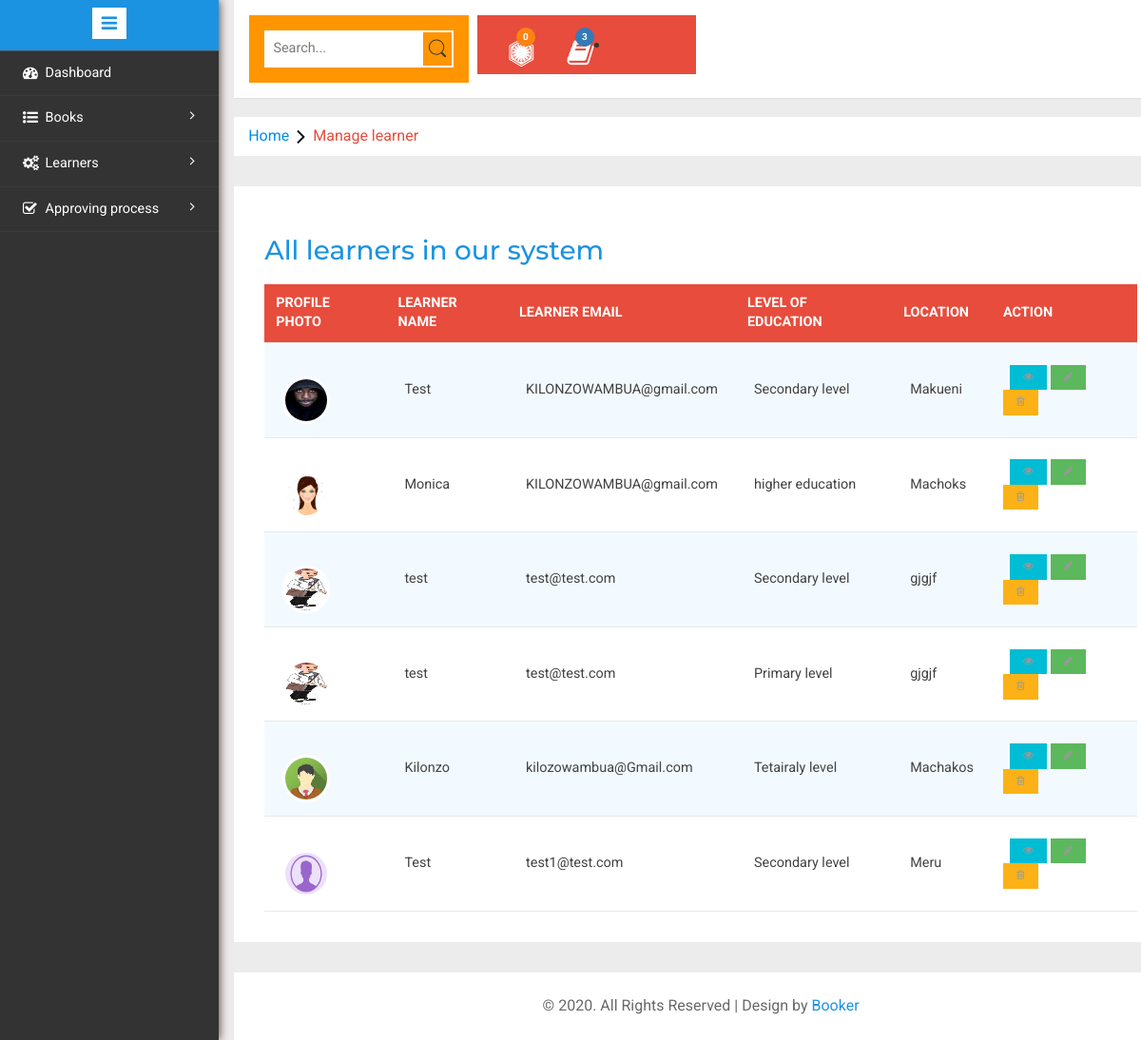
The app's page /librarian/managelearners.php with its own data.
### tables this page shows
CREATE TABLE `learner` (
  `lid` int(11) NOT NULL,
  `lname` varchar(100) DEFAULT NULL,
  `levelofedu` varchar(100) DEFAULT NULL,
  `email` varchar(200) DEFAULT NULL,
  `location` varchar(100) DEFAULT NULL,
  `penalty` varchar(200) DEFAULT 'inactive',
  `limage` varchar(120) DEFAULT NULL,
  `password` varchar(200) DEFAULT NULL
);

### librarian/managelearners.php (the view, shortened to what this page needs)
<?php
include('includes/header.php');
include('includes/navbar.php');
?>
				</div>
<ol class="breadcrumb">
                <li class="breadcrumb-item"><a href="index.php">Home</a><i class="fa fa-angle-right"></i>Manage learner</li>
            </ol>
<div class="agile-grids">
				<div class="agile-tables">
					<div class="w3l-table-info">
					  <h2>All  learners in our system</h2>
					    <table id="table">
						<thead>
						  <tr>
                          <th>Profile photo</th>
							<th>Learner name</th>
                            <th>Learner email</th>
							<th>Level of Education</th>
                            <th>Location</th>
                            <th>Action</th>
						  </tr>
						</thead>
						<tbody>
                          <?php
$ret="SELECT * FROM learner";
                    $stmt= $conn->prepare($ret) ;
                    $stmt->execute() ;
                    $res=$stmt->get_result();
                    while($row=$res->fetch_object())
                    	  {
                              ?>
                              <tr>
							<td>
                            <div class="profile_img">
												<span class="prfil-img"><img src="photos/<?php echo $row->limage; ?>" alt=""> </span></div>
                            </td>
							<td><?php echo $row->lname; ?></td>
							<td><?php echo $row->email; ?></td>
							<td><?php echo $row->levelofedu; ?></td>
                            <td><?php echo $row->location; ?></td>
                            <td>
                 <a href='viewsinglelearner.php?lid=<?php echo $row->lid;?>'><button class="btn btn-primary btn-sm"><i class="fa fa-eye"></i></button></a>
                  <a href='editsinglelearner.php?lid=<?php echo $row->lid;?>'><button class="btn btn-success btn-sm"><i class="fa fa-pencil"></i></button></a>
                  <a href='managelearners.php?del=<?php echo $row->lid;?>' onClick= "return confirm('Do you want to remove this learner?');"><button class="btn btn-danger btn-sm"><i class="fa fa-trash-o "></i></button></a>
                  </td>
                </tr>
                          <?php } ?>
						</tbody>
					  </table>
					</div>
                    </div>
                    </div>
<?php include('includes/footer.php'); ?>

### librarian/css/table-style.css (style rules this page uses)
table { background: white; border-collapse: collapse; margin: 1.25em 0 0; width: 100%; }
table tr, table th, table td { border: none; border-bottom: 1px solid #e8e8e8; font-size: .95em; }
table th, table td { padding: 10px 12px; text-align: left; }
table th { background: #e74c3c; color: #fff; text-transform: uppercase; }
table tr td { background: #f3faff; color: #424242; }
table tr:nth-of-type(2n+2) td { background: #ffffff; }
table { width: 100%; }

### records on screen
learner: limage (picture), lname "Test", email "KILONZOWAMBUA@gmail.com", levelofedu "Secondary level", location "Makueni"
learner: limage (picture), lname "Monica", email "KILONZOWAMBUA@gmail.com", levelofedu "higher education", location "Machoks"
learner: limage (picture), lname "test", email "test@test.com", levelofedu "Secondary level", location "gjgjf"
learner: limage (picture), lname "test", email "test@test.com", levelofedu "Primary level", location "gjgjf"
learner: limage (picture), lname "Kilonzo", email "kilozowambua@Gmail.com", levelofedu "Tetairaly level", location "Machakos"
learner: limage (placeholder picture), lname "Test", email "test1@test.com", levelofedu "Secondary level", location "Meru"

### other values on screen
$countw "0"
$countbook "3"
